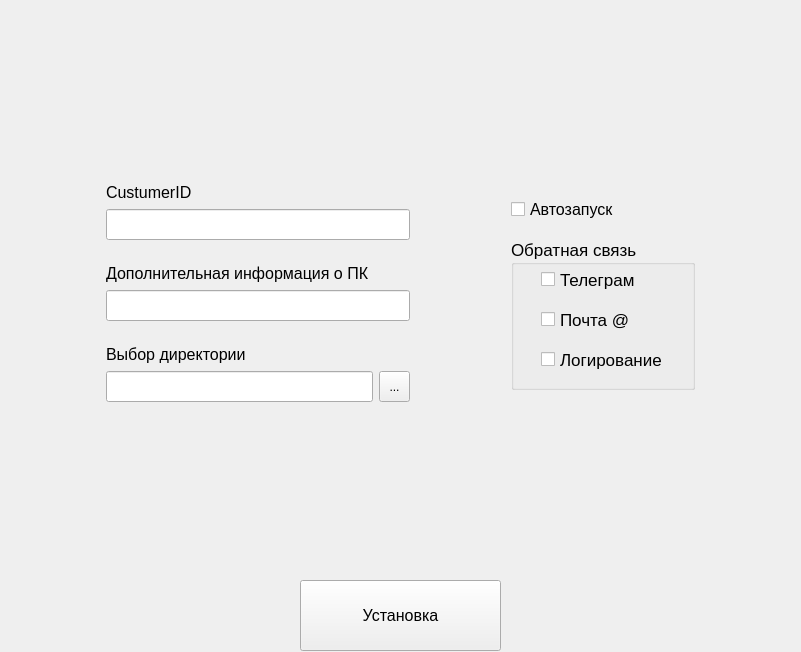
<?xml version="1.0" encoding="UTF-8"?>
<ui version="4.0">
 <class>MainWindow</class>
 <widget class="QMainWindow" name="MainWindow">
  <property name="geometry">
   <rect>
    <x>0</x>
    <y>0</y>
    <width>801</width>
    <height>652</height>
   </rect>
  </property>
  <property name="windowTitle">
   <string>MainWindow</string>
  </property>
  <widget class="QWidget" name="centralwidget">
   <widget class="QWidget" name="layoutWidget">
    <property name="geometry">
     <rect>
      <x>10</x>
      <y>10</y>
      <width>781</width>
      <height>641</height>
     </rect>
    </property>
    <layout class="QVBoxLayout" name="final_layout">
     <item>
      <layout class="QHBoxLayout" name="horizontalLayout_6">
       <item>
        <spacer name="horizontalSpacer_6">
         <property name="orientation">
          <enum>Qt::Horizontal</enum>
         </property>
         <property name="sizeHint" stdset="0">
          <size>
           <width>40</width>
           <height>20</height>
          </size>
         </property>
        </spacer>
       </item>
       <item>
        <layout class="QVBoxLayout" name="verticalLayout_4">
         <item>
          <spacer name="verticalSpacer_9">
           <property name="orientation">
            <enum>Qt::Vertical</enum>
           </property>
           <property name="sizeHint" stdset="0">
            <size>
             <width>20</width>
             <height>13</height>
            </size>
           </property>
          </spacer>
         </item>
         <item>
          <layout class="QVBoxLayout" name="verticalLayout">
           <item>
            <layout class="QHBoxLayout" name="horizontalLayout_2">
             <item>
              <widget class="QLabel" name="label">
               <property name="font">
                <font>
                 <pointsize>12</pointsize>
                </font>
               </property>
               <property name="text">
                <string>CustumerID</string>
               </property>
              </widget>
             </item>
             <item>
              <spacer name="horizontalSpacer_4">
               <property name="orientation">
                <enum>Qt::Horizontal</enum>
               </property>
               <property name="sizeHint" stdset="0">
                <size>
                 <width>40</width>
                 <height>20</height>
                </size>
               </property>
              </spacer>
             </item>
            </layout>
           </item>
           <item>
            <spacer name="verticalSpacer_8">
             <property name="orientation">
              <enum>Qt::Vertical</enum>
             </property>
             <property name="sizeType">
              <enum>QSizePolicy::Fixed</enum>
             </property>
             <property name="sizeHint" stdset="0">
              <size>
               <width>20</width>
               <height>1</height>
              </size>
             </property>
            </spacer>
           </item>
           <item>
            <widget class="QLineEdit" name="custumerId_text">
             <property name="minimumSize">
              <size>
               <width>0</width>
               <height>31</height>
              </size>
             </property>
             <property name="maximumSize">
              <size>
               <width>16777215</width>
               <height>31</height>
              </size>
             </property>
             <property name="font">
              <font>
               <pointsize>10</pointsize>
              </font>
             </property>
             <property name="text">
              <string/>
             </property>
            </widget>
           </item>
          </layout>
         </item>
         <item>
          <spacer name="verticalSpacer_3">
           <property name="orientation">
            <enum>Qt::Vertical</enum>
           </property>
           <property name="sizeType">
            <enum>QSizePolicy::Fixed</enum>
           </property>
           <property name="sizeHint" stdset="0">
            <size>
             <width>20</width>
             <height>17</height>
            </size>
           </property>
          </spacer>
         </item>
         <item>
          <layout class="QVBoxLayout" name="verticalLayout_2">
           <item>
            <layout class="QHBoxLayout" name="horizontalLayout_3">
             <item>
              <widget class="QLabel" name="label_2">
               <property name="font">
                <font>
                 <pointsize>12</pointsize>
                </font>
               </property>
               <property name="text">
                <string>Дополнительная информация о ПК</string>
               </property>
              </widget>
             </item>
             <item>
              <spacer name="horizontalSpacer_5">
               <property name="orientation">
                <enum>Qt::Horizontal</enum>
               </property>
               <property name="sizeHint" stdset="0">
                <size>
                 <width>40</width>
                 <height>20</height>
                </size>
               </property>
              </spacer>
             </item>
            </layout>
           </item>
           <item>
            <spacer name="verticalSpacer_7">
             <property name="orientation">
              <enum>Qt::Vertical</enum>
             </property>
             <property name="sizeType">
              <enum>QSizePolicy::Fixed</enum>
             </property>
             <property name="sizeHint" stdset="0">
              <size>
               <width>20</width>
               <height>1</height>
              </size>
             </property>
            </spacer>
           </item>
           <item>
            <widget class="QLineEdit" name="pcInfo_text">
             <property name="minimumSize">
              <size>
               <width>0</width>
               <height>31</height>
              </size>
             </property>
             <property name="maximumSize">
              <size>
               <width>16777215</width>
               <height>31</height>
              </size>
             </property>
             <property name="font">
              <font>
               <pointsize>10</pointsize>
              </font>
             </property>
            </widget>
           </item>
          </layout>
         </item>
         <item>
          <spacer name="verticalSpacer_2">
           <property name="orientation">
            <enum>Qt::Vertical</enum>
           </property>
           <property name="sizeType">
            <enum>QSizePolicy::Fixed</enum>
           </property>
           <property name="sizeHint" stdset="0">
            <size>
             <width>20</width>
             <height>17</height>
            </size>
           </property>
          </spacer>
         </item>
         <item>
          <layout class="QVBoxLayout" name="verticalLayout_3">
           <item>
            <layout class="QHBoxLayout" name="horizontalLayout_4">
             <item>
              <widget class="QLabel" name="label_3">
               <property name="font">
                <font>
                 <pointsize>12</pointsize>
                </font>
               </property>
               <property name="text">
                <string>Выбор директории</string>
               </property>
              </widget>
             </item>
             <item>
              <spacer name="horizontalSpacer_3">
               <property name="orientation">
                <enum>Qt::Horizontal</enum>
               </property>
               <property name="sizeHint" stdset="0">
                <size>
                 <width>40</width>
                 <height>20</height>
                </size>
               </property>
              </spacer>
             </item>
            </layout>
           </item>
           <item>
            <spacer name="verticalSpacer_6">
             <property name="orientation">
              <enum>Qt::Vertical</enum>
             </property>
             <property name="sizeType">
              <enum>QSizePolicy::Fixed</enum>
             </property>
             <property name="sizeHint" stdset="0">
              <size>
               <width>20</width>
               <height>1</height>
              </size>
             </property>
            </spacer>
           </item>
           <item>
            <layout class="QHBoxLayout" name="horizontalLayout">
             <item>
              <widget class="QLineEdit" name="dir_text">
               <property name="minimumSize">
                <size>
                 <width>0</width>
                 <height>31</height>
                </size>
               </property>
               <property name="maximumSize">
                <size>
                 <width>16777215</width>
                 <height>31</height>
                </size>
               </property>
               <property name="font">
                <font>
                 <pointsize>10</pointsize>
                </font>
               </property>
              </widget>
             </item>
             <item>
              <widget class="QToolButton" name="open_dir">
               <property name="minimumSize">
                <size>
                 <width>31</width>
                 <height>31</height>
                </size>
               </property>
               <property name="maximumSize">
                <size>
                 <width>31</width>
                 <height>31</height>
                </size>
               </property>
               <property name="text">
                <string>...</string>
               </property>
              </widget>
             </item>
            </layout>
           </item>
          </layout>
         </item>
         <item>
          <spacer name="verticalSpacer_10">
           <property name="orientation">
            <enum>Qt::Vertical</enum>
           </property>
           <property name="sizeHint" stdset="0">
            <size>
             <width>20</width>
             <height>13</height>
            </size>
           </property>
          </spacer>
         </item>
        </layout>
       </item>
       <item>
        <spacer name="horizontalSpacer_2">
         <property name="orientation">
          <enum>Qt::Horizontal</enum>
         </property>
         <property name="sizeHint" stdset="0">
          <size>
           <width>40</width>
           <height>20</height>
          </size>
         </property>
        </spacer>
       </item>
       <item>
        <layout class="QVBoxLayout" name="verticalLayout_5">
         <item>
          <spacer name="verticalSpacer_5">
           <property name="orientation">
            <enum>Qt::Vertical</enum>
           </property>
           <property name="sizeHint" stdset="0">
            <size>
             <width>20</width>
             <height>40</height>
            </size>
           </property>
          </spacer>
         </item>
         <item>
          <layout class="QHBoxLayout" name="horizontalLayout_8">
           <item>
            <widget class="QCheckBox" name="autorun_box">
             <property name="minimumSize">
              <size>
               <width>0</width>
               <height>31</height>
              </size>
             </property>
             <property name="maximumSize">
              <size>
               <width>16777215</width>
               <height>31</height>
              </size>
             </property>
             <property name="font">
              <font>
               <pointsize>12</pointsize>
              </font>
             </property>
             <property name="text">
              <string>Автозапуск</string>
             </property>
            </widget>
           </item>
           <item>
            <spacer name="horizontalSpacer_10">
             <property name="orientation">
              <enum>Qt::Horizontal</enum>
             </property>
             <property name="sizeHint" stdset="0">
              <size>
               <width>40</width>
               <height>20</height>
              </size>
             </property>
            </spacer>
           </item>
          </layout>
         </item>
         <item>
          <spacer name="verticalSpacer">
           <property name="orientation">
            <enum>Qt::Vertical</enum>
           </property>
           <property name="sizeType">
            <enum>QSizePolicy::Fixed</enum>
           </property>
           <property name="sizeHint" stdset="0">
            <size>
             <width>20</width>
             <height>8</height>
            </size>
           </property>
          </spacer>
         </item>
         <item>
          <widget class="QGroupBox" name="groupBox">
           <property name="minimumSize">
            <size>
             <width>184</width>
             <height>151</height>
            </size>
           </property>
           <property name="maximumSize">
            <size>
             <width>184</width>
             <height>151</height>
            </size>
           </property>
           <property name="font">
            <font>
             <pointsize>13</pointsize>
            </font>
           </property>
           <property name="title">
            <string>Обратная связь</string>
           </property>
           <widget class="QCheckBox" name="tg_box">
            <property name="geometry">
             <rect>
              <x>30</x>
              <y>30</y>
              <width>171</width>
              <height>21</height>
             </rect>
            </property>
            <property name="text">
             <string>Телеграм</string>
            </property>
           </widget>
           <widget class="QCheckBox" name="mail_box">
            <property name="geometry">
             <rect>
              <x>30</x>
              <y>70</y>
              <width>171</width>
              <height>21</height>
             </rect>
            </property>
            <property name="text">
             <string>Почта @</string>
            </property>
           </widget>
           <widget class="QCheckBox" name="log_box">
            <property name="geometry">
             <rect>
              <x>30</x>
              <y>110</y>
              <width>171</width>
              <height>21</height>
             </rect>
            </property>
            <property name="text">
             <string>Логирование</string>
            </property>
           </widget>
          </widget>
         </item>
         <item>
          <spacer name="verticalSpacer_4">
           <property name="orientation">
            <enum>Qt::Vertical</enum>
           </property>
           <property name="sizeHint" stdset="0">
            <size>
             <width>20</width>
             <height>40</height>
            </size>
           </property>
          </spacer>
         </item>
        </layout>
       </item>
       <item>
        <spacer name="horizontalSpacer_7">
         <property name="orientation">
          <enum>Qt::Horizontal</enum>
         </property>
         <property name="sizeHint" stdset="0">
          <size>
           <width>40</width>
           <height>20</height>
          </size>
         </property>
        </spacer>
       </item>
      </layout>
     </item>
     <item>
      <layout class="QHBoxLayout" name="horizontalLayout_7">
       <item>
        <spacer name="horizontalSpacer_8">
         <property name="orientation">
          <enum>Qt::Horizontal</enum>
         </property>
         <property name="sizeHint" stdset="0">
          <size>
           <width>40</width>
           <height>20</height>
          </size>
         </property>
        </spacer>
       </item>
       <item>
        <widget class="QPushButton" name="install_button">
         <property name="minimumSize">
          <size>
           <width>201</width>
           <height>71</height>
          </size>
         </property>
         <property name="maximumSize">
          <size>
           <width>201</width>
           <height>71</height>
          </size>
         </property>
         <property name="font">
          <font>
           <pointsize>12</pointsize>
          </font>
         </property>
         <property name="text">
          <string>Установка</string>
         </property>
        </widget>
       </item>
       <item>
        <spacer name="horizontalSpacer_9">
         <property name="orientation">
          <enum>Qt::Horizontal</enum>
         </property>
         <property name="sizeHint" stdset="0">
          <size>
           <width>40</width>
           <height>20</height>
          </size>
         </property>
        </spacer>
       </item>
      </layout>
     </item>
    </layout>
   </widget>
  </widget>
 </widget>
 <resources/>
 <connections/>
</ui>
